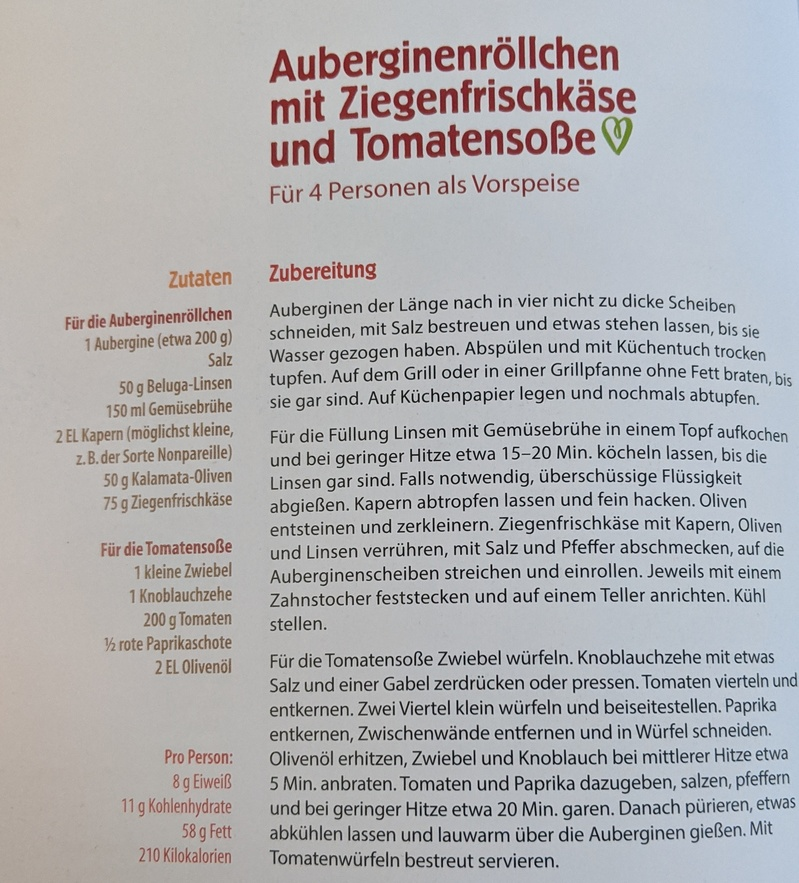
#> input picture IMG_20201218_094601-0.jpg, 799 x 883 px, shrunk from 2236 x 2472 before the run; its folder holds only this picture in this run
$ jupyter execute --allow-errors ocr_for_cookbook.ipynb
#> lines starting #> are read from the running program, lines starting #| are printed output that depends on the picture; after the words box and inside, x2 and y2 are one past the last pixel; in counts of white or black regions, pixels touching at a corner belong together
[cell 1]
# ocr for cookbook
# iterate over all images in directory
# then, process each image


# testing
# start with one image

[cell 2]
import pytesseract
import subprocess
import sys
import pyperclip
import cv2
import os
import numpy as np
from matplotlib import pyplot as plt
from deskew import determine_skew
import math
from typing import Tuple, Union
from pytesseract import Output
import pytesseract

[cell 3]
def rotate(
        image: np.ndarray, angle: float, background: Union[int, Tuple[int, int, int]]
) -> np.ndarray:
    old_width, old_height = image.shape[:2]
    angle_radian = math.radians(angle)
    width = abs(np.sin(angle_radian) * old_height) + abs(np.cos(angle_radian) * old_width)
    height = abs(np.sin(angle_radian) * old_width) + abs(np.cos(angle_radian) * old_height)

    image_center = tuple(np.array(image.shape[1::-1]) / 2)
    rot_mat = cv2.getRotationMatrix2D(image_center, angle, 1.0)
    rot_mat[1, 2] += (width - old_width) / 2
    rot_mat[0, 2] += (height - old_height) / 2
    return cv2.warpAffine(image, rot_mat, (int(round(height)), int(round(width))), borderValue=background)

[cell 4]
images = [file for file in os.listdir() if file.endswith('.jpg')]
first_image = images[0]
print(first_image)

[cell 5]
# get list of images in directory
# remove all not matching

images = [file for file in os.listdir() if file.endswith('.jpg')]
first_image = images[0]

# read in image
img = cv2.imread(first_image)
#> img is the input picture: shape (883, 799, 3); mean B, G, R 176.9, 174.9, 175.7
# convert to gray
img = cv2.cvtColor(img, cv2.COLOR_BGR2GRAY)
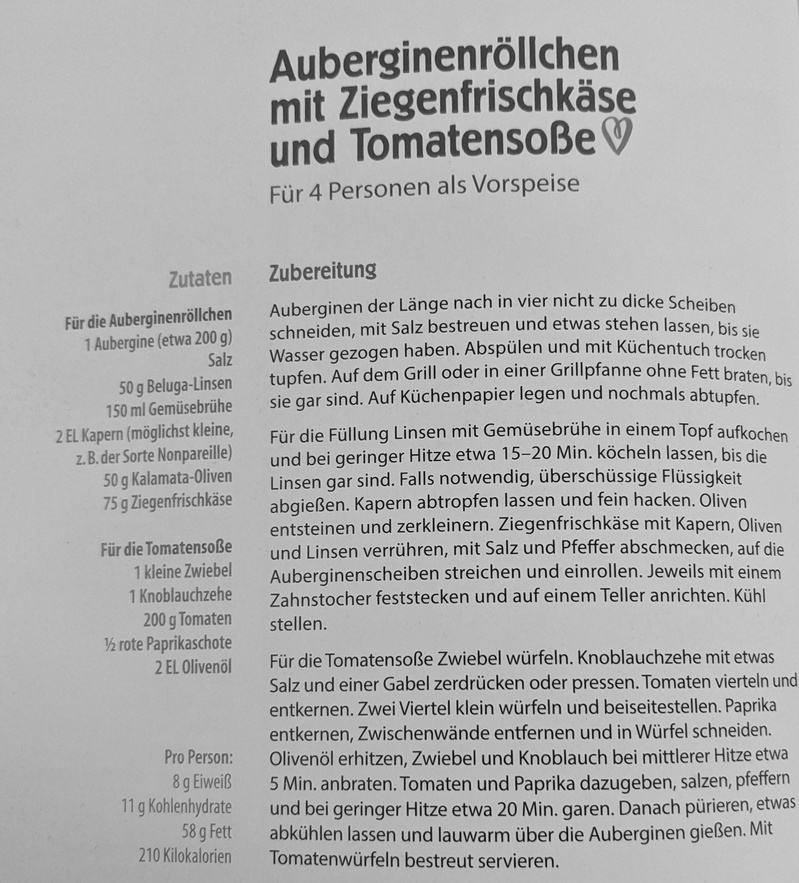
#> img: shape (883, 799); min 0, max 232, mean 175.4

# transform image
kernel = np.ones((1,1))
img = cv2.dilate(img, kernel, iterations=1)
img = cv2.erode(img, kernel, iterations=1)
img = cv2.GaussianBlur(img, (5,5), 0)
img = cv2.medianBlur(img,5)
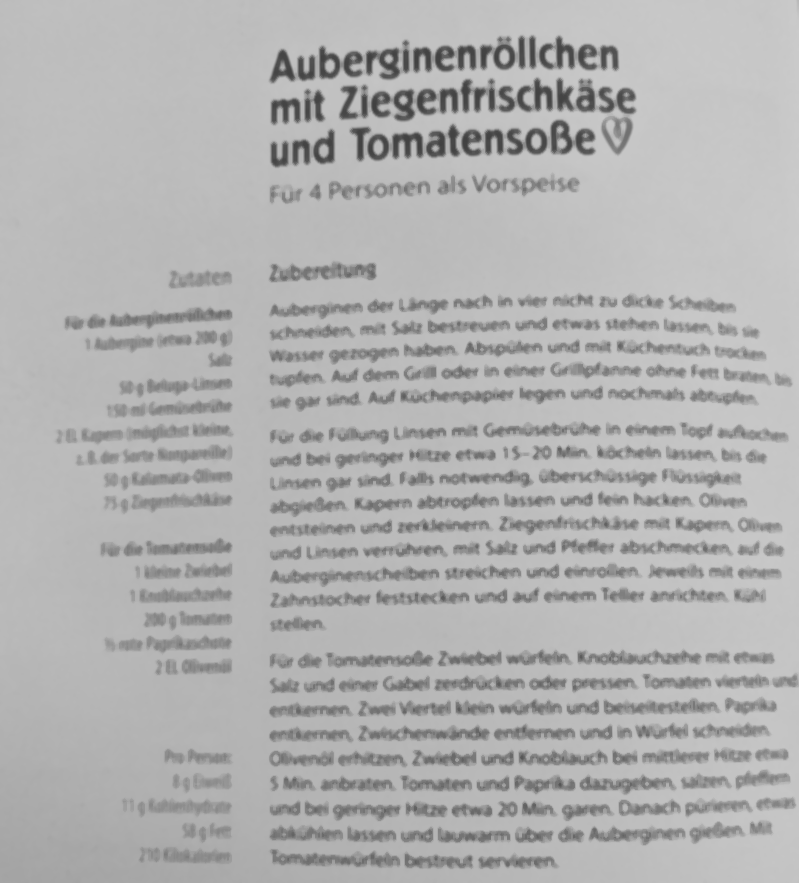
#> img: shape (883, 799); min 64, max 203, mean 176.6

# threshold image
ret,thresh1 = cv2.threshold(img,150,255,cv2.THRESH_BINARY)
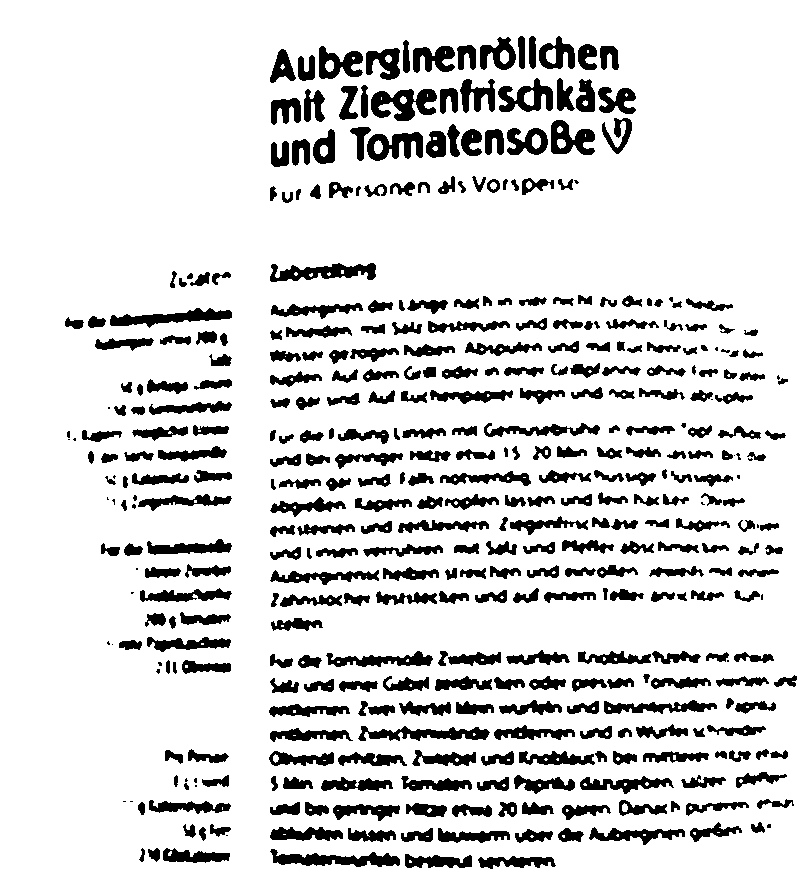
#> thresh1: shape (883, 799); 85% white; 416 black regions (36 under 20 px), largest, box (x1, y1, x2, y2) and area: (371, 89, 437, 121) 1271, (270, 849, 400, 867) 1208, (110, 308, 232, 328) 1140
plt.imshow(thresh1, cmap='gray')
#plt.imshow(thresh1, cmap='gray')
cv2.imwrite('threshold.jpg', thresh1)
#> Out = True

# probably manual process the image
# then, deskew
#plt.imshow(gray)

[cell 6]
#
#cropped_img = cv2.imread('threshold.png')
#cropped_img = cv2.cvtColor(cropped_img, cv2.COLOR_BGR2GRAY)
cropped_img = thresh1
#> (the rest of this cell did not finish here and is left out)

[cell 7]
image = cv2.imread('cropped_img_deskew.png')
#> (the rest of this cell did not finish here and is left out)

#> (a cell that did not finish here is left out)

[cell 9]
cv2.imwrite('selected_text.jpg', image)
#> Out = True

$ run again, on IMG_20201218_094601-1.jpg
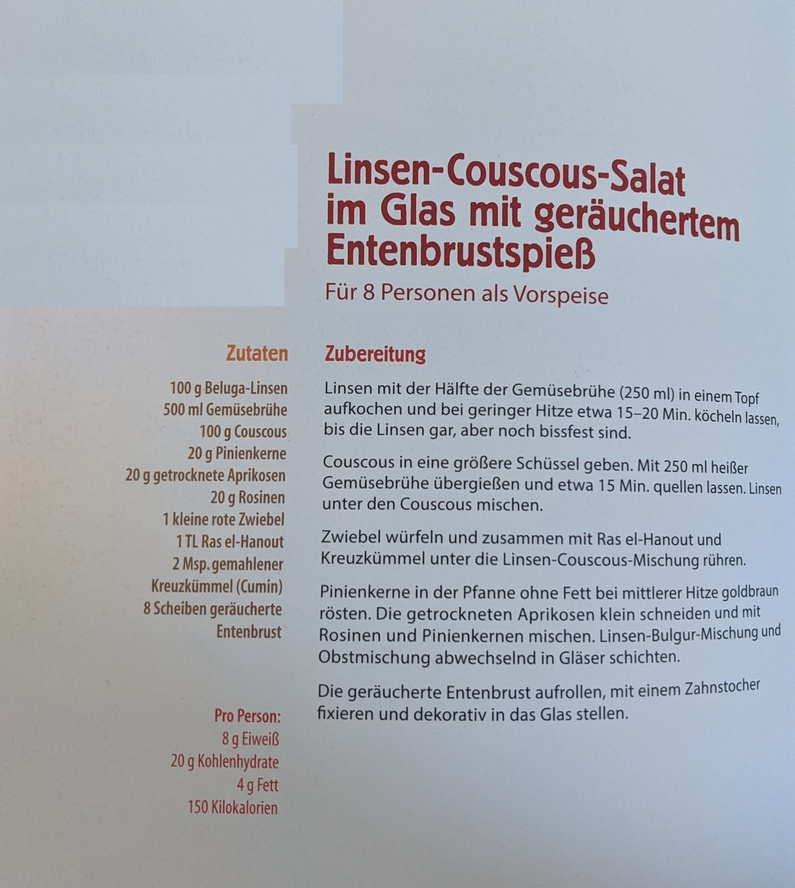
#> input picture IMG_20201218_094601-1.jpg, 795 x 888 px, shrunk from 2449 x 2737 before the run
#> img is the input picture: shape (888, 795, 3); mean B, G, R 179.3, 171.1, 166.1
#> `img = cv2.medianBlur(img,5)`:
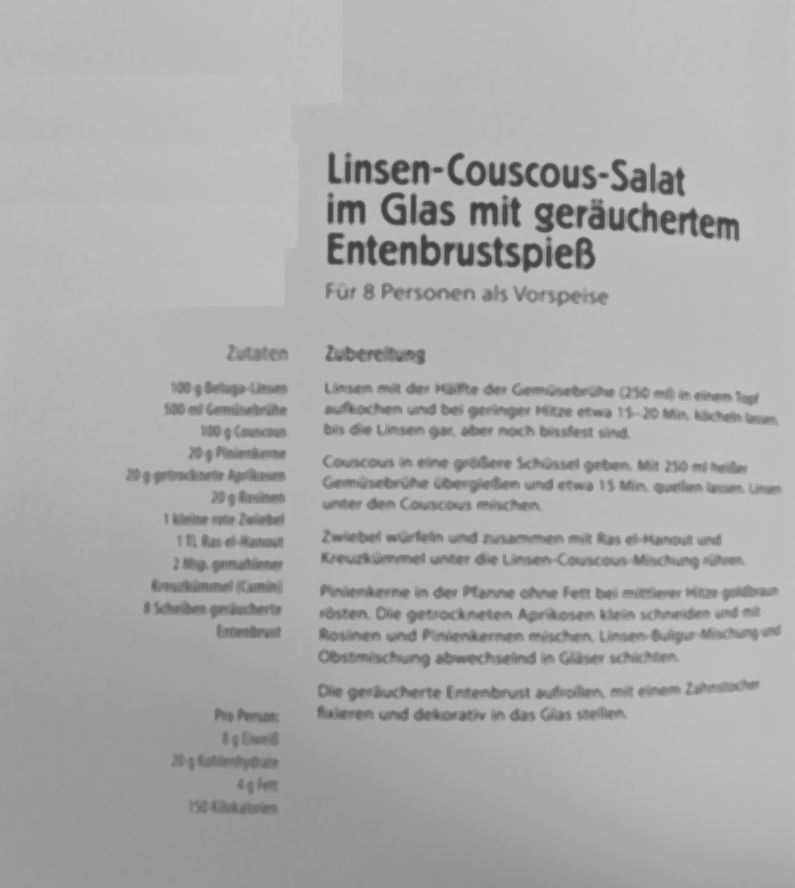
#> img: shape (888, 795); min 64, max 193, mean 171.1
#> `ret,thresh1 = cv2.threshold(img,150,255,cv2.THRESH_BINARY)`:
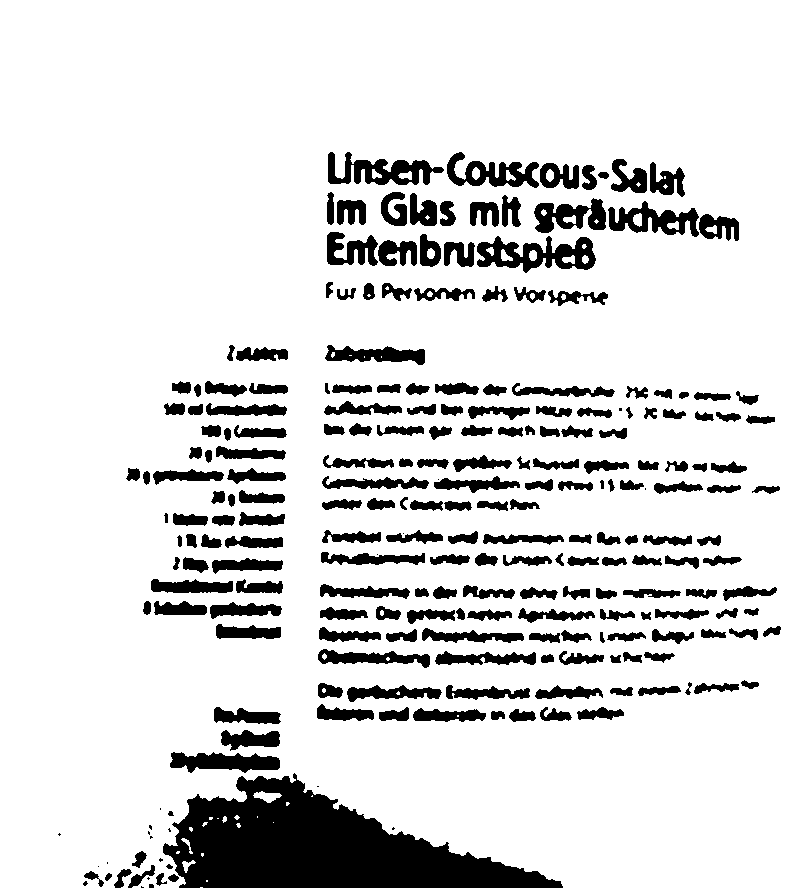
#> thresh1: shape (888, 795); 86% white; 239 black regions (20 under 20 px), largest, box (x1, y1, x2, y2) and area: (163, 773, 563, 888) 24306, (477, 236, 596, 273) 2320, (328, 152, 444, 185) 1913
#> `cv2.imwrite('threshold.jpg', thresh1)`: Out = True
